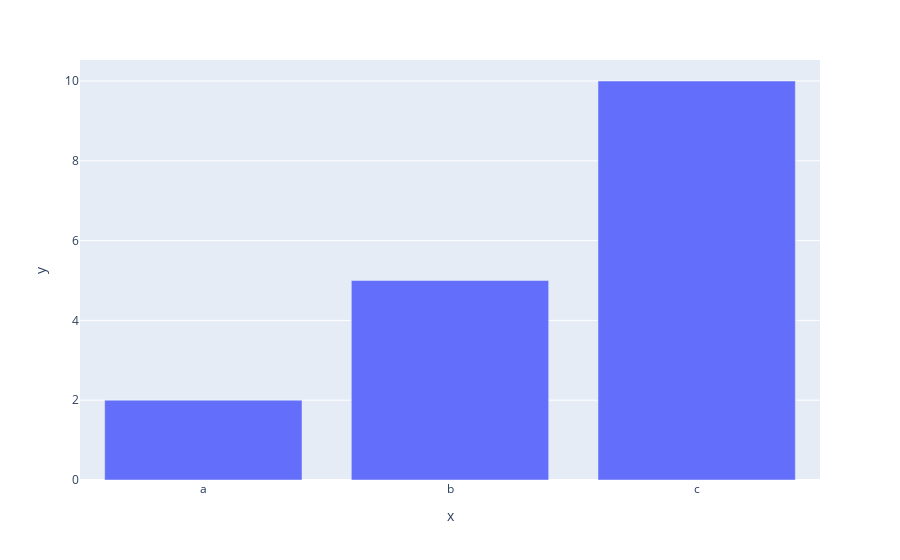

Notebook source saved alongside this figure:
### Code cell
import plotly.express as px

data = {'a': 2, 'b': 5, 'c': 10}
labels = list(data.keys())
values = list(data.values())

fig = px.bar(x=labels, y=values)
fig

### Figure 1 — Plotly figure (JSON) as saved in the notebook; plotly's stock layout.template omitted (floating-point values rounded to 4 significant figures)
{"data": [{"hovertemplate": "x=%{x}<br>y=%{y}<extra></extra>", "legendgroup": "", "marker": {"color": "#636efa", "pattern": {"shape": ""}}, "name": "", "orientation": "v", "showlegend": false, "textposition": "auto", "type": "bar", "x": ["a", "b", "c"], "xaxis": "x", "y": [2, 5, 10], "yaxis": "y"}], "layout": {"barmode": "relative", "legend": {"tracegroupgap": 0}, "margin": {"t": 60}, "xaxis": {"anchor": "y", "domain": [0, 1], "title": {"text": "x"}}, "yaxis": {"anchor": "x", "domain": [0, 1], "title": {"text": "y"}}}}
